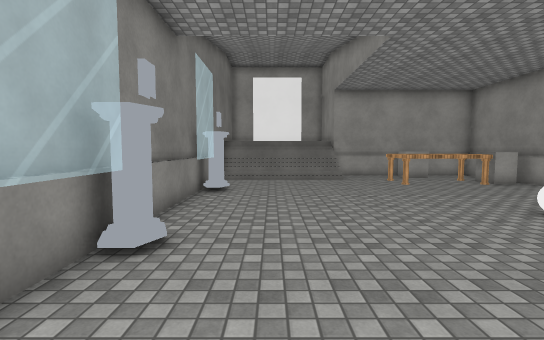
View 1 (above)

14 first-person views from a walk through a scene from a Unity 3-D project. The camera is 1.5 m above the floor, tilts 4° down and sees 85° across. The floor is counted in squares, 1 m on a side. Each view is taken from the middle of a square. On the plan, view 1 faces up. The plan holds only what a view shows up to about 15 squares ahead; the rest is blank. The place goes on beyond the plan. The player character is not drawn. Surface patterns are stand-ins for the level's own textures.

View 2
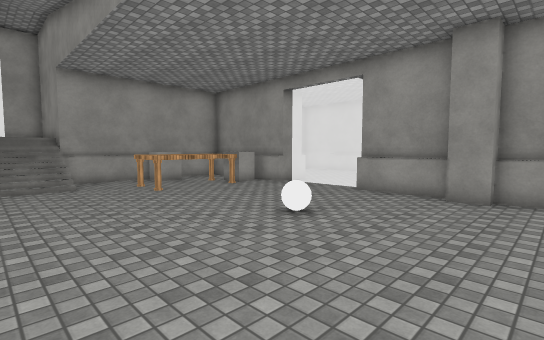

View 3
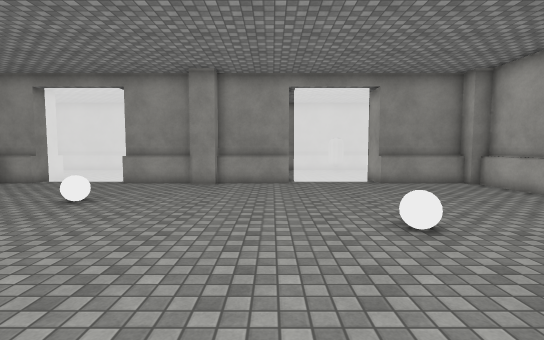

View 4
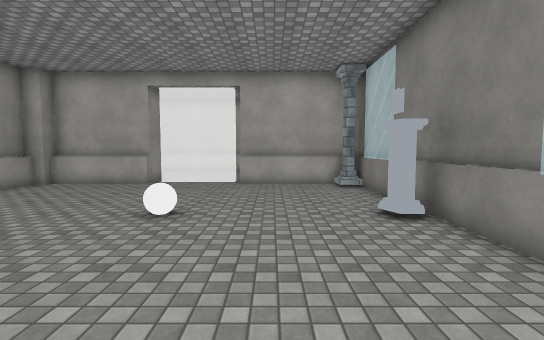

View 5
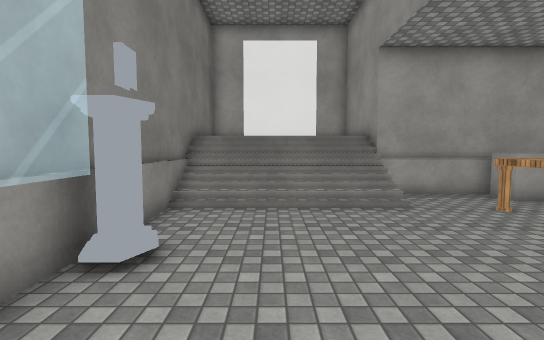

View 6
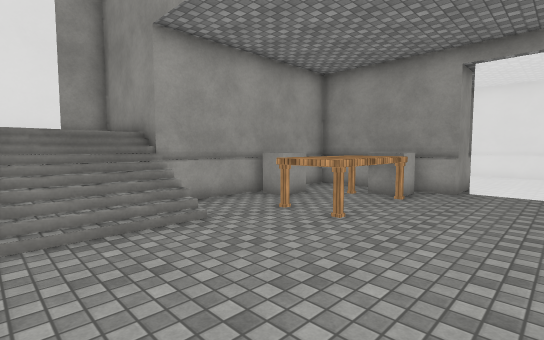

View 7
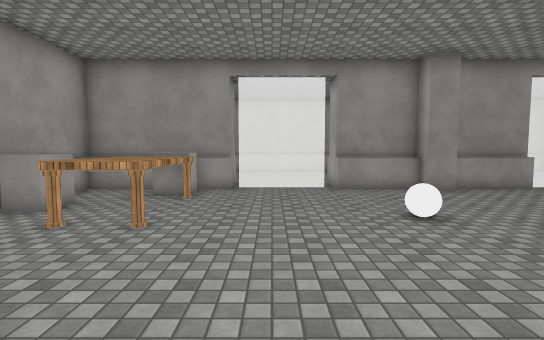

View 8
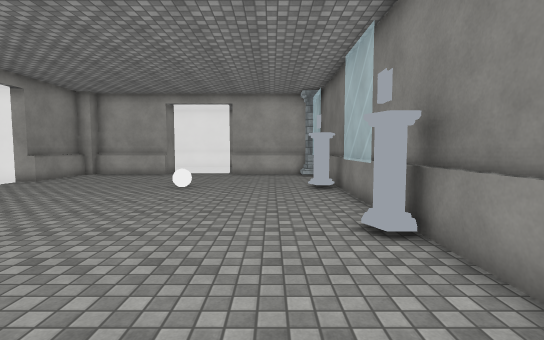

View 9
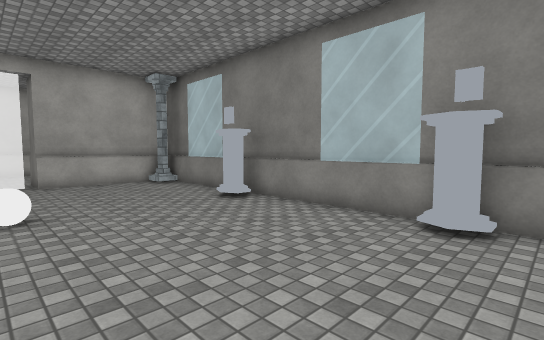

View 10
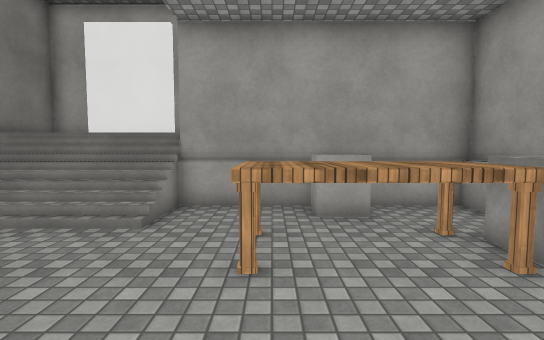

View 11
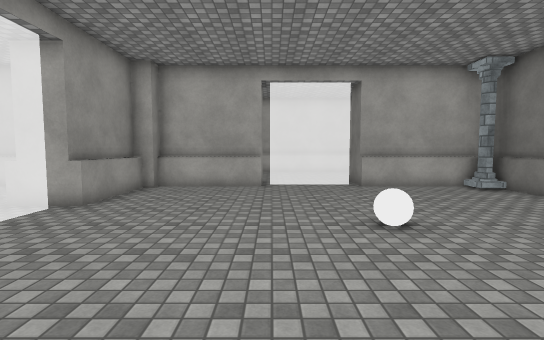

View 12
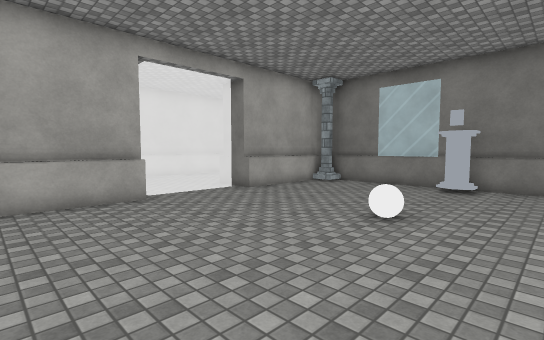

View 13
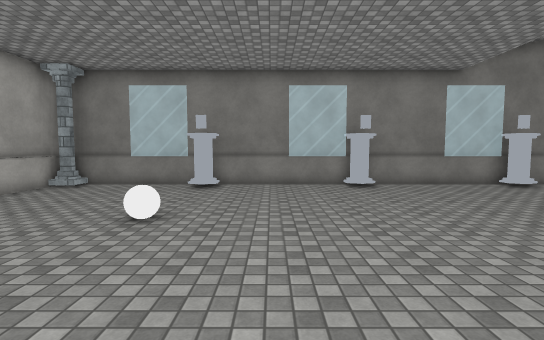

View 14
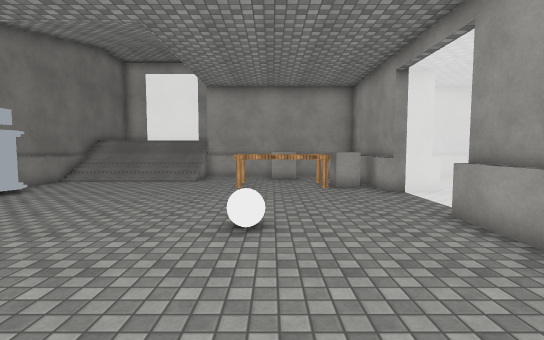

### Floor plan
Key: @ floor where view 1 was taken; # wall or solid block; x gap in a wall; . floor; / step, stairs or slope; = window, fence, low wall or low ledge; ^ raised ledge; T table; B ball; W white ball; P pillar.
Columns run from 3 left of view 1 to 13 right of it. Each row starts with its distance up from view 1.
 21 ########
 20 #      #
 19 #      #
 18 #//////#
 17 #//////########
 16 #//////...^^..#
 15 #//////.......#
 14 #........TTTT^#
 13 #........TTTT^#
 12 #.............###
 11 ^#.............x.
 10 ^=............. .
  9 ^=............. .
  8 ^=.............##
  7 #.........B...##
  6 #.............#
  5 ^#............#
  4 ^#............#
  3 ^=............#
  2 ^=............#
  1 #.............#
  0 #..@..........#
 -1 #..............
 -2 ^#.....W.......
 -3 ^=.............
 -4 ^=............##
 -5 ^=............#
 -6 #.............#
 -7 ^P............#
 -8 ^#####....#####
 -9      #x  ##
-10      #...#

Positions as (right, up) in squares from view 1, and headings:
1: (0, 0), facing up
2: (1, 2), facing up-right
3: (-2, 1), facing right
4: (1, 5), facing down
5: (0, 7), facing up
6: (0, 9), facing up-right
7: (0, 10), facing right
8: (0, 10), facing down
9: (4, 6), facing down-left
10: (6, 9), facing up
11: (6, 4), facing down
12: (10, 1), facing down-left
13: (10, 1), facing left
14: (7, 1), facing up
